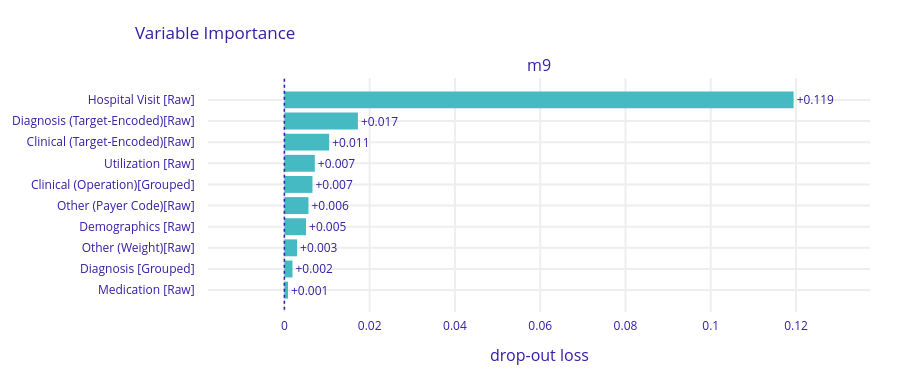
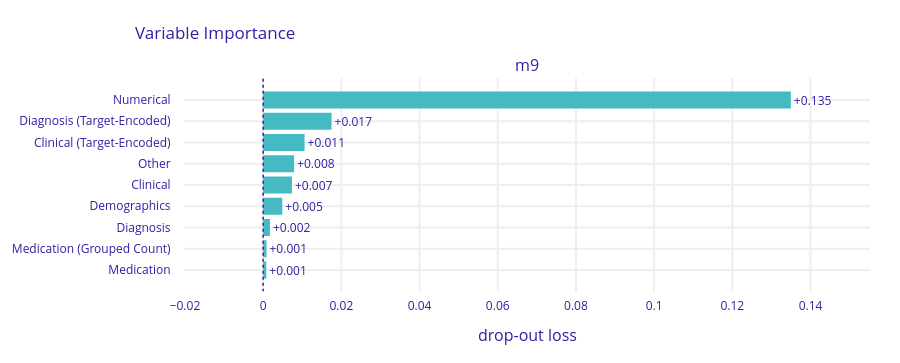

Notebook source saved alongside these figures, in order:
### Markdown cell above
### Analysis 2: Feature importance analysis (by permutation on feature groups)

### Code cell
# 2. Concept (Feature Group) Importance -------------------------------------------------------------------------------------------

# Define prediction function
def predict_positive_prob(model, data):
    data = data.loc[:, model.feature_names_in_]
    return model.predict_proba(data)[:, 1]

# Define metric
def negative_prauc(obs, pred):
    return -average_precision_score(obs, pred)

# Define feature groups
group_visit = [
    "pipeline_standard__number_outpatient",
    "pipeline_standard__number_emergency",
    "pipeline_standard__number_inpatient",
]
group_hosp_util = [
    'pipeline_standard__time_in_hospital',
    'pipeline_standard__num_lab_procedures',
    'pipeline_standard__num_procedures',
    'pipeline_standard__num_medications',
    'pipeline_standard__number_diagnoses'
]
group_clin_assess = [
    'pipeline_raw__max_glu_serum',
    'pipeline_raw__A1Cresult',
]
group_clin_ops = [
    'pipeline_admission_type_raw__admission_type_id',
    'pipeline_discharge_raw__discharge_disposition_id',
    'pipeline_admission_src_raw__admission_source_id',
    'pipeline_medical_raw__medical_specialty',
]
group_clin_te = [
    'medical_specialty_te',
    'admission_source_id_te',
    'admission_type_id_te',
    'discharge_disposition_id_te',
]
group_diag = [
    "pipeline_icd9_raw__diag_1",
    "pipeline_icd9_raw__diag_2",
    "pipeline_icd9_raw__diag_3",
]
group_diag_te = [
    "diag_1_te",
    "diag_2_te",
    "diag_3_te",
]
group_med_change = [
    "pipeline_prescript_raw__sulfonylureas__change",
    "pipeline_prescript_raw__tzds__change",
    "pipeline_prescript_raw__meglitinides__change",
    "pipeline_prescript_raw__alpha_glucosidase__change",
    "pipeline_prescript_raw__metformin__change",
    "pipeline_prescript_raw__insulin__change",
]
group_med_prescribed = [
    'pipeline_prescript_raw__sulfonylureas__prescribed',
    'pipeline_prescript_raw__tzds__prescribed',
    'pipeline_prescript_raw__meglitinides__prescribed',
    'pipeline_prescript_raw__alpha_glucosidase__prescribed',
    'pipeline_prescript_raw__metformin__prescribed',
    'pipeline_prescript_raw__insulin__prescribed',
]
group_med_raw = [
    'pipeline_prescript_raw__metformin',
    'pipeline_prescript_raw__repaglinide',
    'pipeline_prescript_raw__nateglinide',
    'pipeline_prescript_raw__chlorpropamide',
    'pipeline_prescript_raw__glimepiride',
    'pipeline_prescript_raw__acetohexamide',
    'pipeline_prescript_raw__glipizide',
    'pipeline_prescript_raw__glyburide',
    'pipeline_prescript_raw__tolbutamide',
    'pipeline_prescript_raw__pioglitazone',
    'pipeline_prescript_raw__rosiglitazone',
    'pipeline_prescript_raw__acarbose',
    'pipeline_prescript_raw__miglitol',
    'pipeline_prescript_raw__troglitazone',
    'pipeline_prescript_raw__tolazamide',
    'pipeline_prescript_raw__insulin',
    'pipeline_prescript_raw__glyburide-metformin',
    'pipeline_prescript_raw__glipizide-metformin',
    'pipeline_prescript_raw__glimepiride-pioglitazone',
    'pipeline_prescript_raw__metformin-rosiglitazone',
    'pipeline_prescript_raw__metformin-pioglitazone',
]

feature_groups_concept = {
    'Hospital Visit [Raw]': group_visit,
    'Demographics [Raw]': dem_cols,
    'Utilization [Raw]': group_hosp_util,
    'Clinical (Operation)[Grouped]': group_clin_ops,
    'Clinical (Assessment)[Raw]': group_clin_assess,
    'Clinical (Target-Encoded)[Raw]': group_clin_te,
    'Diagnosis [Grouped]': group_diag,
    'Diagnosis (Target-Encoded)[Raw]': group_diag_te,
    'Medication [Raw]': group_med_raw,
    'Medication (Distinct Count)[Grouped]': group_med_prescribed,
    'Medication (Change Count)[Grouped]': group_med_change,
    'Other (Payer Code)[Raw]': ['payer_code'],
    'Other (Weight)[Raw]': ['weight'],
}

feature_groups_origin = {
    'Numerical': num_cols,
    'Demographics': dem_cols,
    'Clinical': clin_cols,
    'Clinical (Target-Encoded)': clin_te_cols,
    'Diagnosis': diag_cols,
    'Diagnosis (Target-Encoded)': diag_te_cols,
    'Medication': drug_cols,
    'Medication (Grouped Count)': druggrp_cols,
    'Other': other_cols,
}

# Run feature concept importance
if RUN_FEATURE_GROUP_IMP_CONCEPT:

    # Get last model and data
    k = 'm9'
    model = DICT_MODEL_OUTPUT[k]
    x = X_val[model.feature_names_in_]

    explainer_concept = dx.Explainer(model, x, y_val, label=k, predict_function=predict_positive_prob, verbose=True)
    importance_concept = explainer_concept.model_parts(variable_groups=feature_groups_concept,
                                                       loss_function=negative_prauc,
                                                       type='difference',
                                                       N=None,
                                                       B=100,        # num of permutation
                                                       processes=1,
                                                       random_state=42)
    importance_origin = explainer_concept.model_parts(variable_groups=feature_groups_origin,
                                                       loss_function=negative_prauc,
                                                       type='difference',
                                                       N=None,
                                                       B=100,        # num of permutation
                                                       processes=1,
                                                       random_state=42)

    with open(PATH_XGB_ANALYSIS / 'ana2_explainer_concept.pkl', 'wb') as f:
        explainer_concept.dump(f)

    with open(PATH_XGB_ANALYSIS / 'ana2_importance_concept.pkl', 'wb') as f:
        pickle.dump(importance_concept, f)

    with open(PATH_XGB_ANALYSIS / 'ana2_importance_origin.pkl', 'wb') as f:
        pickle.dump(importance_origin, f)

else:

    with open(PATH_XGB_ANALYSIS / 'ana2_explainer_concept.pkl', 'rb') as f:
        explainer_concept = pickle.load(f)

    with open(PATH_XGB_ANALYSIS / 'ana2_importance_concept.pkl', 'rb') as f:
        importance_concept = pickle.load(f)

    with open(PATH_XGB_ANALYSIS / 'ana2_importance_origin.pkl', 'rb') as f:
        importance_origin = pickle.load(f)

# Plot importance
print('Variable importance: by concept classification')
importance_concept.plot(show=True)#.show(renderer='browser')
print('\n')

print('Variable importance: by original data classification')
importance_origin.plot(show=True)#.show(renderer='browser')
print('\n')

### Figure 1 — Plotly figure (JSON) as saved in the notebook; plotly's stock layout.template omitted (floating-point values rounded to 4 significant figures)
{"data": [{"base": 0.0, "hoverinfo": "text", "hoverlabel": {"bgcolor": "rgba(0,0,0,0.8)"}, "hovertext": ["Model: m9 loss after<br>variable: Hospital Visit [Raw] is permuted: 0.119<br>Drop-out loss change: +0.119", "Model: m9 loss after<br>variable: Diagnosis (Target-Encoded)[Raw] is permuted: 0.017<br>Drop-out loss change: +0.017", "Model: m9 loss after<br>variable: Clinical (Target-Encoded)[Raw] is permuted: 0.011<br>Drop-out loss change: +0.011", "Model: m9 loss after<br>variable: Utilization [Raw] is permuted: 0.007<br>Drop-out loss change: +0.007", "Model: m9 loss after<br>variable: Clinical (Operation)[Grouped] is permuted: 0.007<br>Drop-out loss change: +0.007", "Model: m9 loss after<br>variable: Other (Payer Code)[Raw] is permuted: 0.006<br>Drop-out loss change: +0.006", "Model: m9 loss after<br>variable: Demographics [Raw] is permuted: 0.005<br>Drop-out loss change: +0.005", "Model: m9 loss after<br>variable: Other (Weight)[Raw] is permuted: 0.003<br>Drop-out loss change: +0.003", "Model: m9 loss after<br>variable: Diagnosis [Grouped] is permuted: 0.002<br>Drop-out loss change: +0.002", "Model: m9 loss after<br>variable: Medication [Raw] is permuted: 0.001<br>Drop-out loss change: +0.001"], "marker": {"color": "#46bac2"}, "orientation": "h", "showlegend": false, "text": ["+0.119", "+0.017", "+0.011", "+0.007", "+0.007", "+0.006", "+0.005", "+0.003", "+0.002", "+0.001"], "textposition": "outside", "x": [0.1194, 0.01724, 0.01051, 0.007139, 0.006588, 0.005651, 0.005078, 0.002981, 0.001897, 0.0008484], "y": ["Hospital Visit [Raw]", "Diagnosis (Target-Encoded)[Raw]", "Clinical (Target-Encoded)[Raw]", "Utilization [Raw]", "Clinical (Operation)[Grouped]", "Other (Payer Code)[Raw]", "Demographics [Raw]", "Other (Weight)[Raw]", "Diagnosis [Grouped]", "Medication [Raw]"], "type": "bar", "xaxis": "x", "yaxis": "y"}], "layout": {"xaxis": {"anchor": "y", "domain": [0.0, 1.0], "type": "linear", "gridwidth": 2, "zeroline": false, "automargin": true, "ticks": "outside", "tickcolor": "white", "ticklen": 3, "fixedrange": true, "range": [-0.01791, 0.1373]}, "yaxis": {"anchor": "x", "domain": [0.0, 1.0], "type": "category", "autorange": "reversed", "gridwidth": 2, "automargin": true, "ticks": "outside", "tickcolor": "white", "ticklen": 10, "fixedrange": true}, "annotations": [{"font": {"size": 16}, "showarrow": false, "text": "m9", "x": 0.5, "xanchor": "center", "xref": "paper", "y": 1.0, "yanchor": "bottom", "yref": "paper"}, {"font": {"size": 16}, "showarrow": false, "text": "drop-out loss", "x": 0.5, "xanchor": "center", "xref": "paper", "y": 0, "yanchor": "top", "yref": "paper", "yshift": -30}], "shapes": [{"line": {"color": "#371ea3", "dash": "dot", "width": 1.5}, "type": "line", "x0": 0.0, "x1": 0.0, "xref": "x", "y0": -1, "y1": 10, "yref": "y"}], "title": {"text": "Variable Importance", "x": 0.15}, "font": {"color": "#371ea3"}, "margin": {"t": 78, "b": 71, "r": 30}, "height": 383.0}}

### Figure 2 — Plotly figure (JSON) as saved in the notebook; plotly's stock layout.template omitted (floating-point values rounded to 4 significant figures)
{"data": [{"base": 0.0, "hoverinfo": "text", "hoverlabel": {"bgcolor": "rgba(0,0,0,0.8)"}, "hovertext": ["Model: m9 loss after<br>variable: Numerical is permuted: 0.135<br>Drop-out loss change: +0.135", "Model: m9 loss after<br>variable: Diagnosis (Target-Encoded) is permuted: 0.017<br>Drop-out loss change: +0.017", "Model: m9 loss after<br>variable: Clinical (Target-Encoded) is permuted: 0.011<br>Drop-out loss change: +0.011", "Model: m9 loss after<br>variable: Other is permuted: 0.008<br>Drop-out loss change: +0.008", "Model: m9 loss after<br>variable: Clinical is permuted: 0.007<br>Drop-out loss change: +0.007", "Model: m9 loss after<br>variable: Demographics is permuted: 0.005<br>Drop-out loss change: +0.005", "Model: m9 loss after<br>variable: Diagnosis is permuted: 0.002<br>Drop-out loss change: +0.002", "Model: m9 loss after<br>variable: Medication (Grouped Count) is permuted: 0.001<br>Drop-out loss change: +0.001", "Model: m9 loss after<br>variable: Medication is permuted: 0.001<br>Drop-out loss change: +0.001"], "marker": {"color": "#46bac2"}, "orientation": "h", "showlegend": false, "text": ["+0.135", "+0.017", "+0.011", "+0.008", "+0.007", "+0.005", "+0.002", "+0.001", "+0.001"], "textposition": "outside", "x": [0.135, 0.01749, 0.01059, 0.007921, 0.007361, 0.004901, 0.001736, 0.0008562, 0.0008082], "y": ["Numerical", "Diagnosis (Target-Encoded)", "Clinical (Target-Encoded)", "Other", "Clinical", "Demographics", "Diagnosis", "Medication (Grouped Count)", "Medication"], "type": "bar", "xaxis": "x", "yaxis": "y"}], "layout": {"xaxis": {"anchor": "y", "domain": [0.0, 1.0], "type": "linear", "gridwidth": 2, "zeroline": false, "automargin": true, "ticks": "outside", "tickcolor": "white", "ticklen": 3, "fixedrange": true, "range": [-0.02024, 0.1552]}, "yaxis": {"anchor": "x", "domain": [0.0, 1.0], "type": "category", "autorange": "reversed", "gridwidth": 2, "automargin": true, "ticks": "outside", "tickcolor": "white", "ticklen": 10, "fixedrange": true}, "annotations": [{"font": {"size": 16}, "showarrow": false, "text": "m9", "x": 0.5, "xanchor": "center", "xref": "paper", "y": 1.0, "yanchor": "bottom", "yref": "paper"}, {"font": {"size": 16}, "showarrow": false, "text": "drop-out loss", "x": 0.5, "xanchor": "center", "xref": "paper", "y": 0, "yanchor": "top", "yref": "paper", "yshift": -30}], "shapes": [{"line": {"color": "#371ea3", "dash": "dot", "width": 1.5}, "type": "line", "x0": 0.0, "x1": 0.0, "xref": "x", "y0": -1, "y1": 9, "yref": "y"}], "title": {"text": "Variable Importance", "x": 0.15}, "font": {"color": "#371ea3"}, "margin": {"t": 78, "b": 71, "r": 30}, "height": 363.0}}
